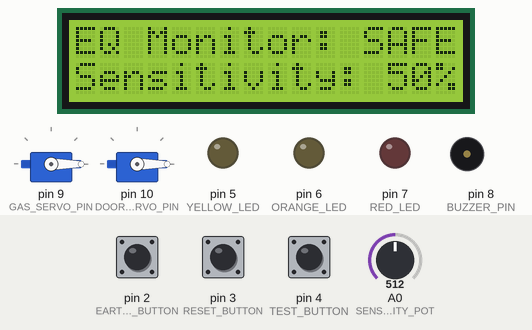
Recording of a sketch running on a simulated Arduino Uno, built with avr-gcc and run on an emulated ATmega328P. Parts: 2 × servo, 16×2 character LCD, output pins drawn as LEDs (lit = HIGH), buzzer (waves = sounding). Inputs (shaded band) come from the test bench; at power-on: pin 2 (EARTHQUAKE_BUTTON) LOW, pin 3 (RESET_BUTTON) LOW, pin 4 (TEST_BUTTON) LOW, A0 (SENSITIVITY_POT) = 512. What the sketch prints to the serial monitor is not drawn.

Above: at 3.2 s.
3.3 s: pin 2 (EARTHQUAKE_BUTTON) pulled HIGH for 0.15 s
At 3.9 s:
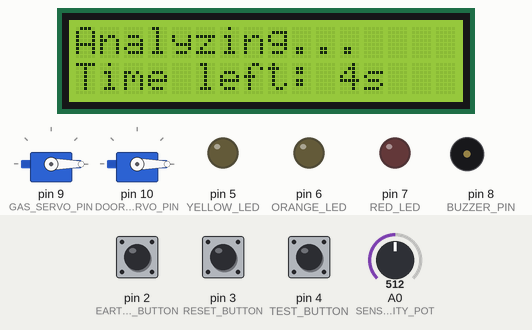
6.4 s: pin 3 (RESET_BUTTON) pulled HIGH for 0.15 s
At 7.6 s:
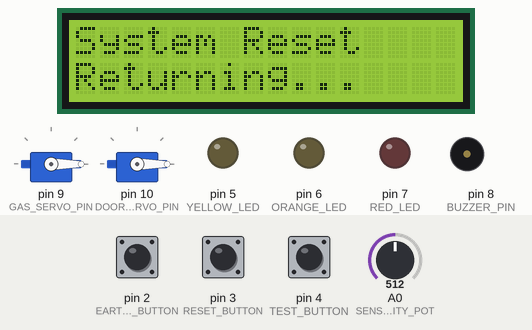
9.4 s: pin 4 (TEST_BUTTON) pulled HIGH for 0.15 s
At 16.3 s:
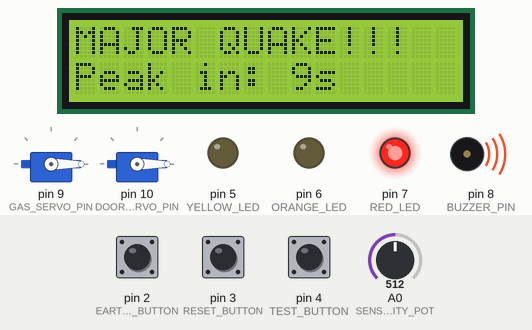
16.5 s: pin 3 (RESET_BUTTON) pulled HIGH for 1 s
At 17.7 s:
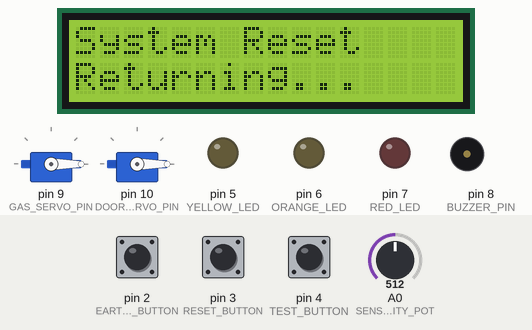
19.0 s: pin 2 (EARTHQUAKE_BUTTON) pulled HIGH for 0.15 s
At 24.9 s:
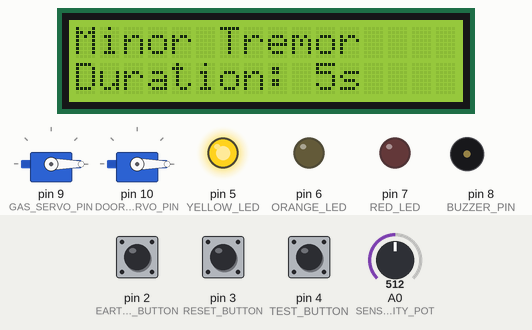
Timing chart, 0 to 25.7 s (numbered marks = the images above; inputs shaded):
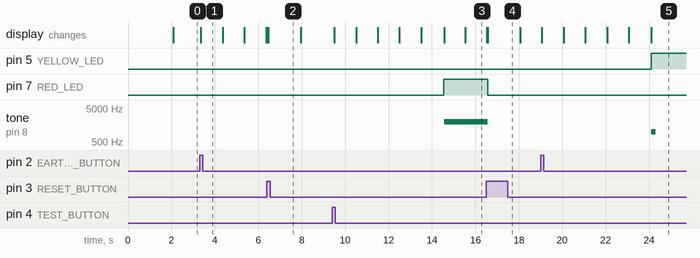

Measured:
- after the input at 3.3 s, the display: first changes after 0.05 s (image 1 shows a later state)
- after the input at 6.4 s, pin 5 (YELLOW_LED): stays LOW (without the input it goes to HIGH after 2.0 s); tone on pin 8 (BUZZER_PIN): stays silent (without the input it goes to 1000 Hz after 2.0 s); the display: changes after 0.06 s (image 2)
- after the input at 9.4 s, pin 7 (RED_LED): LOW → HIGH after 5.2 s; tone on pin 8 (BUZZER_PIN): silent → 2000 Hz after 5.2 s; the display: first changes after 0.09 s (image 3 shows a later state)
- after the input at 16.5 s, pin 7 (RED_LED): HIGH → LOW after 0.06 s; tone on pin 8 (BUZZER_PIN): 2000 Hz → silent after 0.06 s; the display: first differs from a run without the input after 0.07 s (image 4)
- after the input at 19.0 s, pin 5 (YELLOW_LED): LOW → HIGH after 5.1 s; tone on pin 8 (BUZZER_PIN): silent → 1000 Hz after 5.1 s, → silent 0.20 s later; the display: first changes after 0.05 s (image 5 shows a later state)

The sketch:

main.ino
```cpp
#include <LiquidCrystal.h>
#include <Servo.h>

#define EARTHQUAKE_BUTTON  2
#define RESET_BUTTON       3
#define TEST_BUTTON        4
#define SENSITIVITY_POT    A0

#define YELLOW_LED         5
#define ORANGE_LED         6
#define RED_LED            7

#define BUZZER_PIN         8
#define GAS_SERVO_PIN      9
#define DOOR_SERVO_PIN     10

#define COUNTDOWN_DURATION  10
#define EMERGENCY_DELAY     2000
#define MINOR_DISPLAY_TIME  3000
#define DEBOUNCE_DELAY      50
#define LCD_UPDATE_INTERVAL 500
#define ANALYSIS_WINDOW     5000

#define GAS_VALVE_OPEN     0
#define GAS_VALVE_CLOSED   90
#define DOOR_LOCKED        0
#define DOOR_UNLOCKED      90

#define FREQ_MINOR         1000
#define FREQ_MODERATE      1500
#define FREQ_MAJOR         2000
#define FREQ_SAFE_MODE     500

enum SystemState {
  STANDBY,
  TREMOR_DETECTED,
  ANALYZING,
  MINOR_QUAKE,
  MODERATE_QUAKE,
  MAJOR_QUAKE,
  EMERGENCY_ACTIVE,
  SAFE_MODE,
  SYSTEM_RESETTING
};

SystemState currentState = STANDBY;
SystemState previousState = STANDBY;

volatile bool earthquakeTriggered = false;
volatile unsigned long lastInterruptTime = 0;

unsigned long tremorStartTime = 0;
unsigned long stateChangeTime = 0;
unsigned long lastCountdownUpdate = 0;
unsigned long lastBeepTime = 0;
unsigned long lastLCDUpdate = 0;

bool resetButtonPressed = false;
bool testButtonPressed = false;
bool lastResetState = false;
bool lastTestState = false;
unsigned long lastDebounceTime = 0;

unsigned long tremorDuration = 0;
int earthquakeSeverity = 0;
int countdownSeconds = COUNTDOWN_DURATION;
int tremorCount = 0;
int tremorPulseCount = 0;

int emergencyStep = 0;
int resetStep = 0;

bool testMode = false;
bool emergencyProtocolsActivated = false;
bool lcdNeedsUpdate = true;
bool minorBeepPlayed = false;

int sensitivityValue = 0;
int lastSensitivityDisplay = -1;

LiquidCrystal lcd(12, 11, 13, A1, A2, A3);
Servo gasValveServo;
Servo doorLockServo;

void changeState(SystemState newState);
String getStateName(SystemState state);
void readInputs();
void handleStandby();
void handleTremorDetected();
void handleAnalyzing();
void handleMinorQuake();
void handleModerateQuake();
void handleMajorQuake();
void handleEmergencyActive();
void handleSafeMode();
void handleSystemResetting();

void setup() {
  Serial.begin(9600);
  Serial.println("Earthquake Early Warning System v1.0 Initializing...");

  pinMode(EARTHQUAKE_BUTTON, INPUT);
  pinMode(RESET_BUTTON, INPUT);
  pinMode(TEST_BUTTON, INPUT);

  attachInterrupt(digitalPinToInterrupt(EARTHQUAKE_BUTTON), tremorISR, RISING);

  pinMode(YELLOW_LED, OUTPUT);
  pinMode(ORANGE_LED, OUTPUT);
  pinMode(RED_LED, OUTPUT);
  pinMode(BUZZER_PIN, OUTPUT);

  digitalWrite(YELLOW_LED, LOW);
  digitalWrite(ORANGE_LED, LOW);
  digitalWrite(RED_LED, LOW);
  noTone(BUZZER_PIN);

  gasValveServo.attach(GAS_SERVO_PIN);
  doorLockServo.attach(DOOR_SERVO_PIN);
  gasValveServo.write(GAS_VALVE_OPEN);
  doorLockServo.write(DOOR_LOCKED);

  lcd.begin(16, 2);
  lcd.clear();
  lcd.setCursor(0, 0);
  lcd.print("EQ Warning Sys");
  lcd.setCursor(0, 1);
  lcd.print("Initializing...");
  delay(2000);

  lastBeepTime = millis();
  lastLCDUpdate = millis();

  changeState(STANDBY);
  Serial.println("System Ready!");
}

void loop() {
  readInputs();

  switch (currentState) {
    case STANDBY:
      handleStandby();
      break;
    case TREMOR_DETECTED:
      handleTremorDetected();
      break;
    case ANALYZING:
      handleAnalyzing();
      break;
    case MINOR_QUAKE:
      handleMinorQuake();
      break;
    case MODERATE_QUAKE:
      handleModerateQuake();
      break;
    case MAJOR_QUAKE:
      handleMajorQuake();
      break;
    case EMERGENCY_ACTIVE:
      handleEmergencyActive();
      break;
    case SAFE_MODE:
      handleSafeMode();
      break;
    case SYSTEM_RESETTING:
      handleSystemResetting();
      break;
    default:
      Serial.println("ERROR: Invalid state! Resetting to STANDBY");
      changeState(STANDBY);
      break;
  }

  if (resetButtonPressed && currentState != STANDBY && currentState != SYSTEM_RESETTING) {
    changeState(SYSTEM_RESETTING);
    resetButtonPressed = false;
  }
}

void tremorISR() {
  unsigned long interruptTime = millis();
  if (interruptTime - lastInterruptTime > 50) {
    earthquakeTriggered = true;
    lastInterruptTime = interruptTime;
  }
}

void readInputs() {
  unsigned long currentTime = millis();

  bool resetReading = digitalRead(RESET_BUTTON);
  if (resetReading != lastResetState) {
    lastDebounceTime = currentTime;
  }
  if ((currentTime - lastDebounceTime) > DEBOUNCE_DELAY) {
    if (resetReading == HIGH && !resetButtonPressed) {
      resetButtonPressed = true;
    } else if (resetReading == LOW) {
      resetButtonPressed = false;
    }
  }
  lastResetState = resetReading;

  bool testReading = digitalRead(TEST_BUTTON);
  if (testReading != lastTestState) {
    lastDebounceTime = currentTime;
  }
  if ((currentTime - lastDebounceTime) > DEBOUNCE_DELAY) {
    if (testReading == HIGH && !testButtonPressed) {
      testButtonPressed = true;
    } else if (testReading == LOW) {
      testButtonPressed = false;
    }
  }
  lastTestState = testReading;

  sensitivityValue = analogRead(SENSITIVITY_POT);
}

void handleStandby() {
  int currentSensitivity = map(sensitivityValue, 0, 1023, 0, 100);
  if (lcdNeedsUpdate || currentSensitivity != lastSensitivityDisplay) {
    lcd.clear();
    lcd.setCursor(0, 0);
    lcd.print("EQ Monitor: SAFE");
    lcd.setCursor(0, 1);
    lcd.print("Sensitivity: ");
    lcd.print(currentSensitivity);
    lcd.print("%  ");
    lastSensitivityDisplay = currentSensitivity;
    lcdNeedsUpdate = false;
    lastLCDUpdate = millis();
  }

  if (earthquakeTriggered) {
    earthquakeTriggered = false;
    changeState(TREMOR_DETECTED);
    tremorStartTime = millis();
    tremorCount++;
    Serial.print("Earthquake detected! Count: ");
    Serial.println(tremorCount);
  }

  if (testButtonPressed) {
    Serial.println("Test mode activated");
    testMode = true;
    changeState(TREMOR_DETECTED);
    tremorStartTime = millis();
  }
}

void handleTremorDetected() {
  if (lcdNeedsUpdate) {
    lcd.clear();
    lcd.setCursor(0, 0);
    lcd.print("Detecting...");
    lcd.setCursor(0, 1);
    lcd.print("Analyzing Data");
    lcdNeedsUpdate = false;
  }
  digitalWrite(YELLOW_LED, LOW);
  digitalWrite(ORANGE_LED, LOW);
  digitalWrite(RED_LED, LOW);
  changeState(ANALYZING);
}

void handleAnalyzing() {
  unsigned long currentTime = millis();
  tremorDuration = currentTime - tremorStartTime;

  if (currentTime - lastLCDUpdate >= LCD_UPDATE_INTERVAL || lcdNeedsUpdate) {
    lcd.clear();
    lcd.setCursor(0, 0);
    lcd.print("Analyzing...");
    lcd.setCursor(0, 1);
    lcd.print("Time left: ");
    lcd.print((ANALYSIS_WINDOW - tremorDuration) / 1000);
    lcd.print("s  ");
    lastLCDUpdate = currentTime;
    lcdNeedsUpdate = false;
  }

  if (earthquakeTriggered) {
    tremorPulseCount++;
    earthquakeTriggered = false;
    Serial.print("Vibration pulse counted: ");
    Serial.println(tremorPulseCount);
  }

  if (testMode) {
    tremorPulseCount = 30;
  }

  if (tremorDuration >= ANALYSIS_WINDOW) {
    Serial.print("Total Pulses Detected: ");
    Serial.println(tremorPulseCount);

    int moderateThreshold = map(sensitivityValue, 0, 1023, 15, 4);
    int majorThreshold = map(sensitivityValue, 0, 1023, 25, 8);

    Serial.print("Dynamic Moderate Threshold: ");
    Serial.println(moderateThreshold);
    Serial.print("Dynamic Major Threshold: ");
    Serial.println(majorThreshold);

    if (tremorPulseCount < moderateThreshold) {
      earthquakeSeverity = 1;
      changeState(MINOR_QUAKE);
    } else if (tremorPulseCount < majorThreshold) {
      earthquakeSeverity = 2;
      changeState(MODERATE_QUAKE);
      countdownSeconds = COUNTDOWN_DURATION;
      lastCountdownUpdate = millis();
    } else {
      earthquakeSeverity = 3;
      changeState(MAJOR_QUAKE);
      countdownSeconds = COUNTDOWN_DURATION;
      lastCountdownUpdate = millis();
    }

    Serial.print("Earthquake classified as: ");
    Serial.println(earthquakeSeverity == 1 ? "MINOR" :
                   earthquakeSeverity == 2 ? "MODERATE" : "MAJOR");

    testMode = false;
    tremorPulseCount = 0;
  }
}

void handleMinorQuake() {
  digitalWrite(YELLOW_LED, HIGH);
  digitalWrite(ORANGE_LED, LOW);
  digitalWrite(RED_LED, LOW);

  if (!minorBeepPlayed) {
    tone(BUZZER_PIN, FREQ_MINOR, 200);
    minorBeepPlayed = true;
  }

  if (lcdNeedsUpdate) {
    lcd.clear();
    lcd.setCursor(0, 0);
    lcd.print("Minor Tremor    ");
    lcd.setCursor(0, 1);
    lcd.print("Duration: ");
    lcd.print(tremorDuration / 1000);
    lcd.print("s  ");
    lcdNeedsUpdate = false;
  }

  if (millis() - stateChangeTime > MINOR_DISPLAY_TIME) {
    digitalWrite(YELLOW_LED, LOW);
    noTone(BUZZER_PIN);
    minorBeepPlayed = false;
    changeState(STANDBY);
  }
}

void handleModerateQuake() {
  digitalWrite(YELLOW_LED, LOW);
  digitalWrite(ORANGE_LED, HIGH);
  digitalWrite(RED_LED, LOW);

  if (millis() - lastCountdownUpdate >= 1000) {
    countdownSeconds--;
    lastCountdownUpdate = millis();
    lcdNeedsUpdate = true;
  }

  if (lcdNeedsUpdate) {
    lcd.clear();
    lcd.setCursor(0, 0);
    lcd.print("MODERATE QUAKE! ");
    lcd.setCursor(0, 1);
    lcd.print("Peak in: ");
    lcd.print(countdownSeconds);
    lcd.print("s   ");
    lcdNeedsUpdate = false;
  }

  unsigned long currentTime = millis();
  unsigned long beepCycle = (currentTime - lastBeepTime) % 2000;
  if (beepCycle < 100 || (beepCycle >= 200 && beepCycle < 300) || (beepCycle >= 400 && beepCycle < 500)) {
    tone(BUZZER_PIN, FREQ_MODERATE);
  } else {
    noTone(BUZZER_PIN);
  }

  if (countdownSeconds <= 0) {
    noTone(BUZZER_PIN);
    digitalWrite(ORANGE_LED, LOW);
    changeState(STANDBY);
  }
}

void handleMajorQuake() {
  digitalWrite(YELLOW_LED, LOW);
  digitalWrite(ORANGE_LED, LOW);
  digitalWrite(RED_LED, HIGH);

  if (millis() - lastCountdownUpdate >= 1000) {
    countdownSeconds--;
    lastCountdownUpdate = millis();
    lcdNeedsUpdate = true;
  }

  if (lcdNeedsUpdate) {
    lcd.clear();
    lcd.setCursor(0, 0);
    lcd.print("MAJOR QUAKE!!!  ");
    lcd.setCursor(0, 1);
    lcd.print("Peak in: ");
    lcd.print(countdownSeconds);
    lcd.print("s   ");
    lcdNeedsUpdate = false;
  }

  tone(BUZZER_PIN, FREQ_MAJOR);

  if (countdownSeconds <= 0) {
    changeState(EMERGENCY_ACTIVE);
  }
}

void handleEmergencyActive() {
  digitalWrite(RED_LED, HIGH);
  unsigned long timeInState = millis() - stateChangeTime;

  if (emergencyStep == 0) {
    Serial.println("Closing gas valve...");
    gasValveServo.write(GAS_VALVE_CLOSED);
    emergencyStep = 1;
  }
  else if (emergencyStep == 1 && timeInState >= 300) {
    Serial.println("Unlocking emergency doors...");
    doorLockServo.write(DOOR_UNLOCKED);
    emergencyStep = 2;
  }

  if (lcdNeedsUpdate) {
    lcd.clear();
    lcd.setCursor(0, 0);
    lcd.print("Gas:OFF Door:OPEN");
    lcd.setCursor(0, 1);
    lcd.print("EMERGENCY MODE ");
    lcdNeedsUpdate = false;
  }

  unsigned long beepCycle = (millis() - lastBeepTime) % 1000;
  if (beepCycle < 500) {
    tone(BUZZER_PIN, FREQ_SAFE_MODE);
  } else {
    noTone(BUZZER_PIN);
  }

  if (timeInState > EMERGENCY_DELAY) {
    changeState(SAFE_MODE);
    emergencyStep = 0;
  }
}

void handleSystemResetting() {
  unsigned long timeInState = millis() - stateChangeTime;

  if (resetStep == 0) {
    Serial.println("PERFORMING SYSTEM RESET...");
    digitalWrite(YELLOW_LED, LOW);
    digitalWrite(ORANGE_LED, LOW);
    digitalWrite(RED_LED, LOW);
    noTone(BUZZER_PIN);

    lcd.clear();
    lcd.setCursor(0, 0);
    lcd.print("System Reset    ");
    lcd.setCursor(0, 1);
    lcd.print("Returning...    ");

    Serial.println("Reopening gas valve...");
    gasValveServo.write(GAS_VALVE_OPEN);
    resetStep = 1;
  }
  else if (resetStep == 1 && timeInState >= 300) {
    Serial.println("Locking doors...");
    doorLockServo.write(DOOR_LOCKED);
    resetStep = 2;
  }
  else if (resetStep == 2 && timeInState >= 1500) {
    earthquakeSeverity = 0;
    tremorDuration = 0;
    minorBeepPlayed = false;
    resetStep = 0;

    Serial.println("System reset complete!");
    changeState(STANDBY);
  }
}

void handleSafeMode() {
  digitalWrite(RED_LED, HIGH);
  if (lcdNeedsUpdate) {
    lcd.clear();
    lcd.setCursor(0, 0);
    lcd.print("Press RESET to  ");
    lcd.setCursor(0, 1);
    lcd.print("Resume Monitor");
    lcdNeedsUpdate = false;
  }

  unsigned long currentTime = millis();
  unsigned long beepCycle = (currentTime - lastBeepTime) % 2000;
  if (beepCycle < 300) {
    tone(BUZZER_PIN, FREQ_SAFE_MODE);
  } else {
    noTone(BUZZER_PIN);
  }
}

void changeState(SystemState newState) {
  previousState = currentState;
  currentState = newState;
  stateChangeTime = millis();
  lcdNeedsUpdate = true;
  lastBeepTime = millis();

  Serial.print("State Change: ");
  Serial.print(getStateName(previousState));
  Serial.print(" -> ");
  Serial.println(getStateName(currentState));
}

String getStateName(SystemState state) {
  switch (state) {
    case STANDBY: return "STANDBY";
    case TREMOR_DETECTED: return "TREMOR_DETECTED";
    case ANALYZING: return "ANALYZING";
    case MINOR_QUAKE: return "MINOR_QUAKE";
    case MODERATE_QUAKE: return "MODERATE_QUAKE";
    case MAJOR_QUAKE: return "MAJOR_QUAKE";
    case EMERGENCY_ACTIVE: return "EMERGENCY_ACTIVE";
    case SAFE_MODE: return "SAFE_MODE";
    case SYSTEM_RESETTING: return "SYSTEM_RESETTING";
    default: return "UNKNOWN";
  }
}
```
